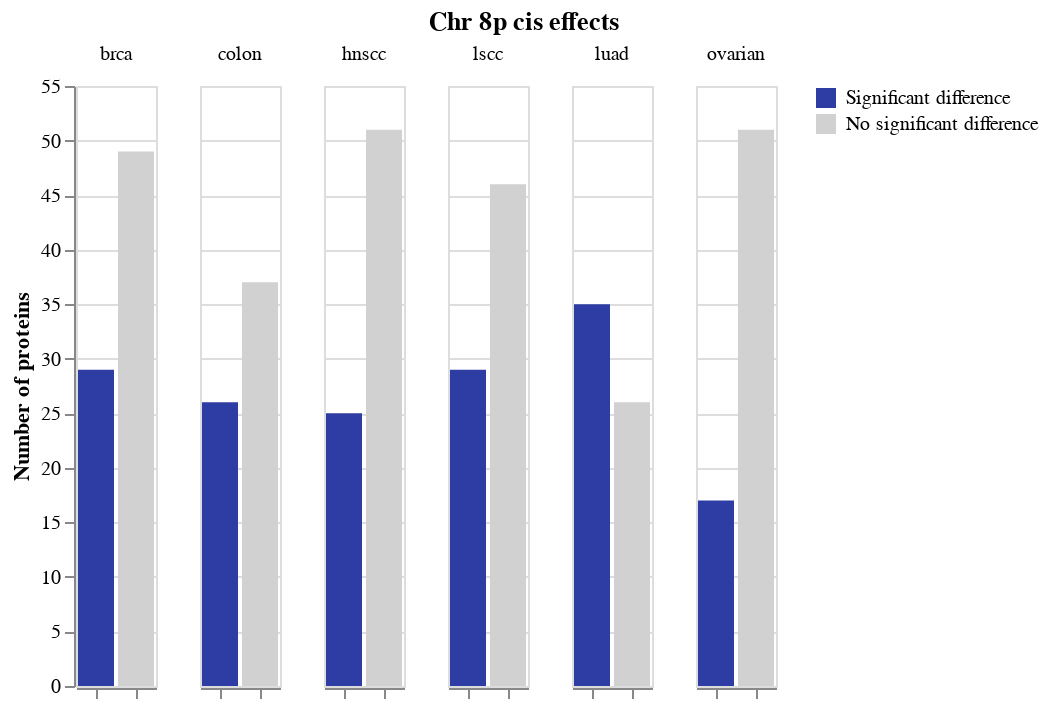

Notebook cell for this chart:
### Markdown cell above
## Select the proteins with a significant change, and take a detour to make some plots

### Code cell
prots = long_results[long_results["adj_p"] <= 0.05].reset_index(drop=True)
prots_cts = prots.groupby("cancer_type").count()[["protein"]]

fail_prots = long_results[long_results["adj_p"] > 0.05].reset_index(drop=True)
fail_cts = fail_prots.groupby("cancer_type").count()[["protein"]]

prots_cts.insert(0, "count_type", "Significant difference")
fail_cts.insert(0, "count_type", "No significant difference")

counts = prots_cts.append(fail_cts).sort_index().reset_index(drop=False)

alt.Chart(counts).mark_bar().encode(
    x=alt.X(
        "count_type",
        axis=alt.Axis(
            title=None,
            labels=False
        ),
        sort=["Significant difference"]
    ),
    y=alt.Y(
        "protein",
        axis=alt.Axis(
            title="Number of proteins"
        )
    ),
    color=alt.Color(
        "count_type",
        title=None,
        sort=["Significant difference"],
        scale=alt.Scale(
            domain=["Significant difference", "No significant difference"],
            range=["#2d3da4", "#d1d1d1"]
        )
    )
).facet(
    column=alt.Column(
        "cancer_type",
        title=None
    )
).properties(
    title="Chr 8p cis effects"
).configure_title(
    anchor="middle"
)

### Figure 1 — Vega-Lite specification as saved in the notebook (floating-point values rounded to 4 significant figures)
{"config": {"view": {"continuousWidth": 400, "continuousHeight": 300}, "title": {"anchor": "middle"}}, "data": {"name": "data-deb875e0deb6c7f324b087c3866a484f"}, "facet": {"column": {"type": "nominal", "field": "cancer_type", "title": null}}, "spec": {"mark": "bar", "encoding": {"color": {"type": "nominal", "field": "count_type", "scale": {"domain": ["Significant difference", "No significant difference"], "range": ["#2d3da4", "#d1d1d1"]}, "sort": ["Significant difference"], "title": null}, "x": {"type": "nominal", "axis": {"labels": false, "title": null}, "field": "count_type", "sort": ["Significant difference"]}, "y": {"type": "quantitative", "axis": {"title": "Number of proteins"}, "field": "protein"}}}, "title": "Chr 8p cis effects       ", "$schema": "https://vega.github.io/schema/vega-lite/v4.8.1.json", "datasets": {"data-deb875e0deb6c7f324b087c3866a484f": [{"cancer_type": "brca", "count_type": "Significant difference", "protein": 29}, {"cancer_type": "brca", "count_type": "No significant difference", "protein": 49}, {"cancer_type": "colon", "count_type": "Significant difference", "protein": 26}, {"cancer_type": "colon", "count_type": "No significant difference", "protein": 37}, {"cancer_type": "hnscc", "count_type": "Significant difference", "protein": 25}, {"cancer_type": "hnscc", "count_type": "No significant difference", "protein": 51}, {"cancer_type": "lscc", "count_type": "Significant difference", "protein": 29}, {"cancer_type": "lscc", "count_type": "No significant difference", "protein": 46}, {"cancer_type": "luad", "count_type": "Significant difference", "protein": 35}, {"cancer_type": "luad", "count_type": "No significant difference", "protein": 26}, {"cancer_type": "ovarian", "count_type": "Significant difference", "protein": 17}, {"cancer_type": "ovarian", "count_type": "No significant difference", "protein": 51}]}}
